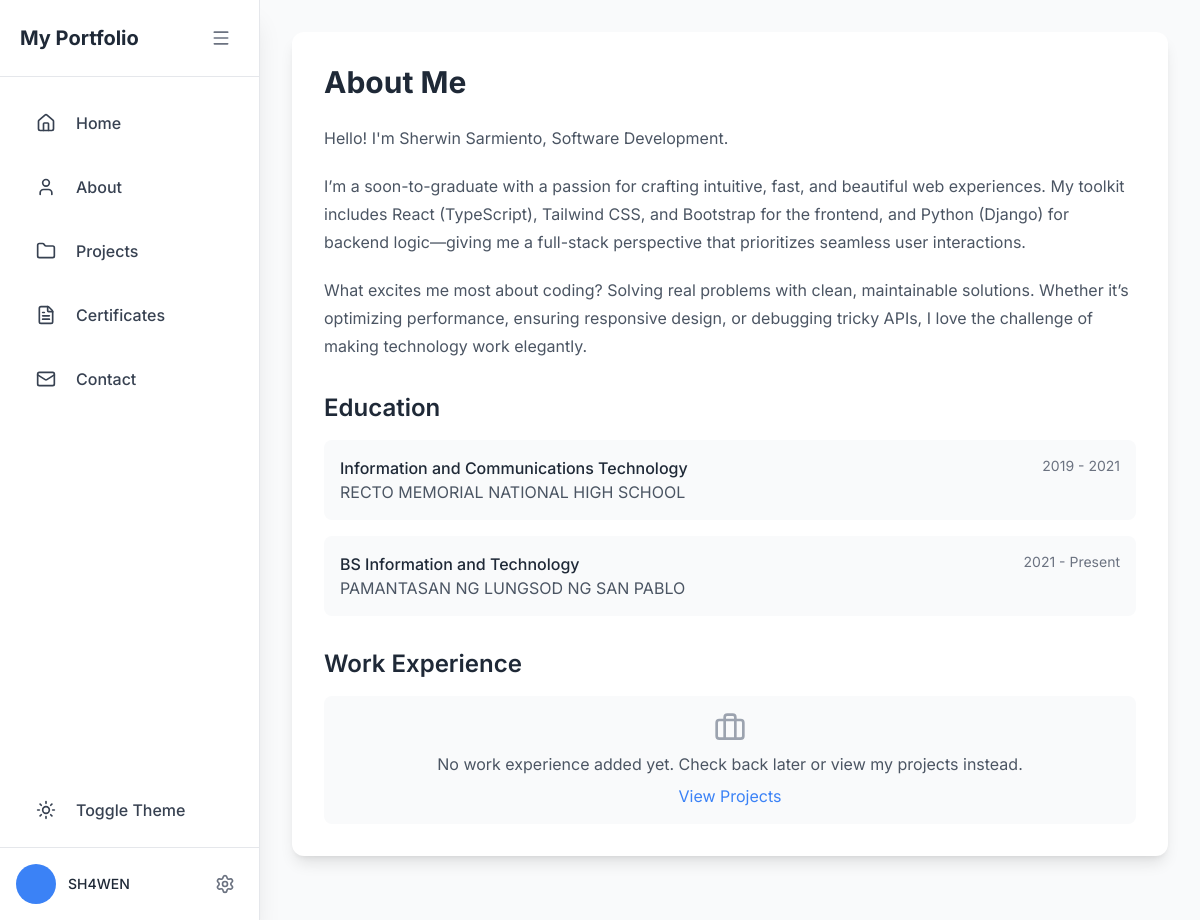
The page /about/ on the database its author committed.
### main/models.py (models this page shows, shortened)
class About(models.Model):
    name = models.CharField(max_length=100)
    title = models.CharField(max_length=100)
    introduction = models.TextField()
    hobbies_interests = models.TextField()
    updated_at = models.DateTimeField(auto_now=True)
    class Meta:
        verbose_name_plural = "About Me Content"

class Education(models.Model):
    EDUCATION_LEVEL_CHOICES = [
        ('high_school', 'High School'),
        ('senior_high', 'Senior High School'),
        ('college', 'College/University'),
        ('postgrad', 'Postgraduate'),
        ('certification', 'Certification'),
        ('other', 'Other'),
    ]
    about = models.ForeignKey(About, related_name='educations', on_delete=models.CASCADE)
    level = models.CharField(max_length=20, choices=EDUCATION_LEVEL_CHOICES)
    degree = models.CharField(max_length=200)
    institution = models.CharField(max_length=200)
    start_year = models.PositiveIntegerField()
    end_year = models.PositiveIntegerField(null=True, blank=True)
    currently_attending = models.BooleanField(default=False)
    description = models.TextField(blank=True)
    order = models.PositiveIntegerField(default=0)
    class Meta:
        ordering = ['order']
        verbose_name_plural = "Education"

### main/views.py (the view)
# urls.py: path('about/', views.about, name='about'),
def about(request):
    try:
        about_content = About.objects.prefetch_related('educations', 'work_experiences').first()
    except About.DoesNotExist:
        about_content = None
    context = {
        'about': about_content
    }
    return render(request, 'main/about.html', context)

### main/templates/main/about.html (shortened to what this page needs)
{% extends "main/base.html" %} {% block content %}
<div class="max-w-7xl mx-auto">
  <div
    class="bg-white dark:bg-gray-800 rounded-xl shadow-lg overflow-hidden p-8 mb-8"
  >
    <h1
      class="text-3xl font-bold text-gray-800 dark:text-white mb-6 animate-fade-in-up"
      style="animation-delay: 0.1s"
    >
      About Me
    </h1>
    {% if about %}
    <div class="prose dark:prose-invert max-w-none mb-8">
      <p
        class="text-gray-600 dark:text-gray-300 mb-4 animate-fade-in-up"
        style="animation-delay: 0.2s"
      >
        Hello! I'm {{ about.name }}, {{ about.title }}.
      </p>
      <div
        class="text-gray-600 dark:text-gray-300 mb-4 animate-fade-in-up"
        style="animation-delay: 0.3s"
      >
        {{ about.introduction|linebreaks }}
      </div>
      {% if about.hobbies_interests %}
      <div
        class="text-gray-600 dark:text-gray-300 animate-fade-in-up"
        style="animation-delay: 0.4s"
      >
        {{ about.hobbies_interests|linebreaks }}
      </div>
      {% endif %}
    </div>
    <h2
      class="text-2xl font-semibold text-gray-800 dark:text-white mb-4 animate-fade-in-up"
      style="animation-delay: 0.5s"
    >
      Education
    </h2>
    <div class="space-y-4 mb-8">
      {% for education in about.educations.all %}
      <div
        class="bg-gray-50 dark:bg-gray-700 p-4 rounded-lg animate-fade-in-up"
        style="animation-delay: 0.6s"
      >
        <div class="flex justify-between items-start">
          <div>
            <h3 class="font-medium text-gray-800 dark:text-white">
              {{ education.degree }}
            </h3>
            <p class="text-gray-600 dark:text-gray-400">
              {{ education.institution }}
            </p>
          </div>
          <span class="text-sm text-gray-500 dark:text-gray-400">
            {{ education.start_year }} {% if education.currently_attending %} -
            Present {% elif education.end_year %} - {{ education.end_year }}
            {% endif %}
          </span>
        </div>
      </div>
      {% endfor %}
    </div>
    <h2
      class="text-2xl font-semibold text-gray-800 dark:text-white mb-4 animate-fade-in-up"
      style="animation-delay: 0.7s"
    >
      Work Experience
    </h2>
    <div class="space-y-4">
      {% if about.work_experiences.all %}
      {% for work in about.work_experiences.all %}
      <div
        class="bg-gray-50 dark:bg-gray-700 p-4 rounded-lg animate-fade-in-up"
        style="animation-delay: 0.6s"
      >
        <div class="flex justify-between items-start">
          <div>
            <h3 class="font-medium text-gray-800 dark:text-white">
              {{ work.position }}
            </h3>
            <p class="text-gray-600 dark:text-gray-400">{{ work.company }}</p>
          </div>
          <span class="text-sm text-gray-500 dark:text-gray-400">
            {{ work.start_date|date:"Y" }} {% if work.currently_working %} -
            Present {% elif work.end_date %} - {{ work.end_date|date:"Y" }}
            {% endif %}
          </span>
        </div>
        <p class="text-gray-600 dark:text-gray-300 mt-2">
          {{ work.description|linebreaks }}
        </p>
      </div>
      {% endfor %} {% else %}
      <div
        class="bg-gray-50 dark:bg-gray-700 p-4 rounded-lg text-center animate-fade-in-up"
        style="animation-delay: 0.8s"
      >
        <i
          data-lucide="briefcase"
          class="w-8 h-8 mx-auto text-gray-400 mb-2"
        ></i>
        <p class="text-gray-600 dark:text-gray-300">
          No work experience added yet. Check back later or view my projects
          instead.
        </p>
        <a
          href="{% url 'projects' %}"
          class="text-primary-500 dark:text-primary-400 hover:underline mt-2 inline-block"
        >
          View Projects
        </a>
      </div>
      {% endif %}
    </div>
    {% endif %}
  </div>
</div>
{% endblock %}

### main/templates/main/base.html (style rules this page uses)
body { font-family: "Inter", sans-serif; }

### main/templates/main/about.html (style rules this page uses)
.animate-fade-in-up { animation: fadeInUp 0.6s ease-out forwards; opacity: 0; }

### rows shown on the page
About: name "Sherwin Sarmiento", title "Software Development", introduction "I’m a soon-to-graduate with a passion for crafting intuitive, fast, and beautiful web experiences. My toolkit includes React (TypeScript), Tailwind CSS, and Bootstrap for the frontend, and Python (Django) for backend logic—giving me a full-stack perspective that prioritizes seamless user interactions.", hobbies_interests "What excites me most about coding? Solving real problems with clean, maintainable solutions. Whether it’s optimizing performance, ensuring responsive design, or debugging tricky APIs, I love the challenge of making technology work elegantly."
Education: degree "Information and Communications Technology", institution "RECTO MEMORIAL NATIONAL HIGH SCHOOL", start_year "2019", end_year "2021"
Education: degree "BS Information and Technology", institution "PAMANTASAN NG LUNGSOD NG SAN PABLO", start_year "2021", currently_attending "- Present"
